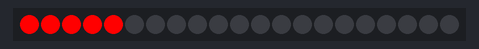
A sketch run on a simulated Arduino Uno, built with avr-gcc and run on an emulated ATmega328P. Parts: 21 RGB LEDs in strip order, left to right. Dim RGB values are drawn brighter than linear.

Above: at 0.15 s.
At 4.84 s:
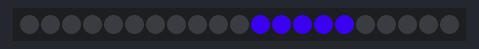
At 9.53 s:
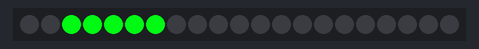
At 18.9 s:
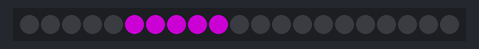
At 28.59 s:
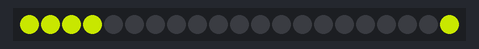
At 39.21 s:
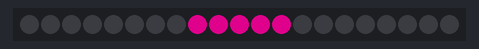

The sketch:

RGBComet.ino
```cpp
// Import library and set color order
#define COLOR_ORDER GRB  // Green, Red, Blue
#include <FastLED.h>     // FastLED Library

// # of LEDs on the strip
#define NUM_LEDS 21  // 21 LEDs


// LED and Input ports
#define LED1 7      // LED
#define RGBCOMET 2  // Input

// Variables
CRGB led[NUM_LEDS];  // Create the led array

CRGBPalette16 rainbow = RainbowColors_p;  // Import the Rainbow color palette

int ledStart = 0;          // LED where the comet starts
int index = 0;             // Color on the color palette
const int cometSize = 5;   // Size of the comet (Has to be greater than 0)
const int cometSpeed = 2;  // 1 is the recommended min, 5 is the recommended max (You can go higher or lower)

CRGB nextColor;  // The next color in the color palette

// Setup
void setup() {
  pinMode(LED1, OUTPUT);  // Set pin 7 as output for LEDs

  pinMode(RGBCOMET, INPUT_PULLUP);  // Set pin 2 as input for has note; Sets to HIGH

  FastLED.addLeds<WS2812, LED1, GRB>(led, NUM_LEDS);  // <Type of LED, Pin #, Color value type>(LED variable, # of LEDs)

  Serial.begin(9600);  // Begin serial communication
}

// Loop
void loop() {
  // Initialize
  ResetLEDs();                                         // Reset all LEDs on strip
  nextColor = CRGB(ColorFromPalette(rainbow, index));  // Grab the next color in the palette

  for (int i = ledStart; i < cometSize + ledStart; i++) {  // Sets the comet
    if (i >= NUM_LEDS) {                                   // If the next LED index is not valid (greater than # of LEDs)
      led[i - NUM_LEDS] = nextColor;                       // Go back to the start to set the LED

    } else {
      led[i] = nextColor;  // Set the LED at index 'i'
    }
  }

  // Show
  FastLED.show();

  // Prepare
  index++;     // Increment the index on the color palette
  ledStart++;  // Increment the index on the LED strip

  if (ledStart == NUM_LEDS) {  // Checks if current LED index is higher than the # of LEDs
    ledStart = 0;              // Resets index to 0 if true
  }

  delay(50 / cometSpeed);  // Delay the time between iterations
}


void ResetLEDs() {                      // Function to reset LEDs on strip (without FastLED.show();)
  for (int x = 0; x < NUM_LEDS; x++) {  // Go through all LEDs
    led[x] = CRGB(0, 0, 0);             // Set color of LED to Black/Nothing
  }
}
```
